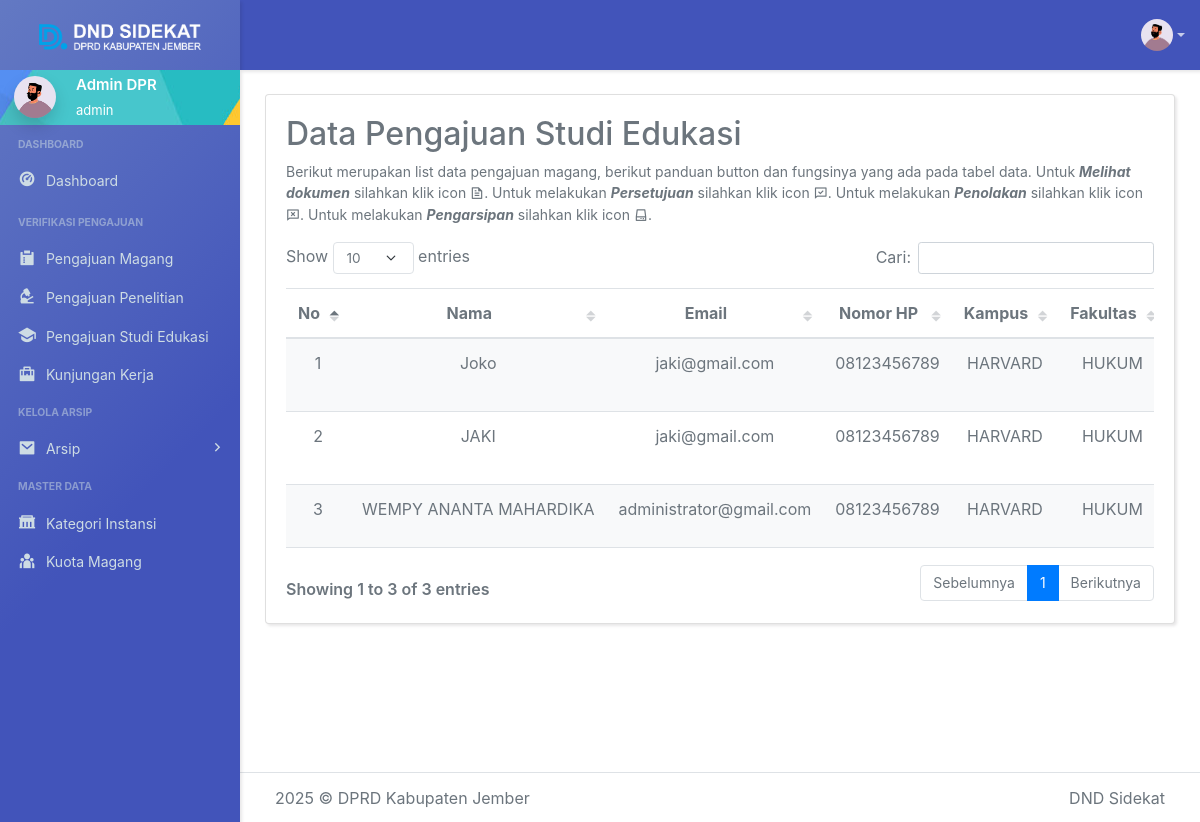
Screenshot of /admin/verifikasi_studi_edukasi.php (signed in) with the database file from the repository.
### tables this page shows
CREATE TABLE `pengajuan_studi_edukasi`  (
  `id` int(11) NOT NULL AUTO_INCREMENT,
  `nama` varchar(100) NULL DEFAULT NULL,
  `email` varchar(100) NULL DEFAULT NULL,
  `nomor_hp` varchar(15) NULL DEFAULT NULL,
  `kampus` varchar(100) NULL DEFAULT NULL,
  `fakultas` varchar(100) NULL DEFAULT NULL,
  `prodi` varchar(100) NULL DEFAULT NULL,
  `nim` varchar(50) NULL DEFAULT NULL,
  `permohonan_kedatangan` text NULL,
  `tanggal_input` timestamp NOT NULL DEFAULT CURRENT_TIMESTAMP,
  `file_jpg` varchar(255) NULL DEFAULT NULL,
  `file_pdf` varchar(255) NULL DEFAULT NULL,
  `status` enum('pending','disetujui','ditolak') NULL DEFAULT 'pending',
  `status_data` enum('pending','arsip') NULL DEFAULT 'pending',
  `alasan_penolakan` text NULL,
  `id_external` varchar(18) NULL DEFAULT NULL,
  PRIMARY KEY (`id`) USING BTREE
);

### admin/verifikasi_studi_edukasi.php (the view, shortened to what this page needs)
<?php
include '../config/database.php';
$query = "SELECT * FROM pengajuan_studi_edukasi WHERE status = 'pending' OR status_data = 'pending' ORDER BY tanggal_input DESC";
$result = $conn->query($query);
?>
<!DOCTYPE html>
<html lang="id">
<head>
    <link href="assets/vendor/datatables.net-bs5/css/dataTables.bootstrap5.min.css" rel="stylesheet" type="text/css" />
    <link href="assets/vendor/datatables.net-fixedcolumns-bs5/css/fixedColumns.bootstrap5.min.css" rel="stylesheet" type="text/css" />
    <link href="assets/vendor/datatables.net-fixedheader-bs5/css/fixedHeader.bootstrap5.min.css" rel="stylesheet" type="text/css" />
    <link href="assets/vendor/datatables.net-buttons-bs5/css/buttons.bootstrap5.min.css" rel="stylesheet" type="text/css" />
    <link href="assets/vendor/datatables.net-select-bs5/css/select.bootstrap5.min.css" rel="stylesheet" type="text/css" />
    <link href="assets/css/app.min.css" rel="stylesheet" type="text/css" id="app-style" />
    <link href="assets/css/icons.min.css" rel="stylesheet" type="text/css" />
    <link rel="stylesheet" href="https://stackpath.bootstrapcdn.com/bootstrap/4.5.2/css/bootstrap.min.css">
</head>
<body>
    <div class="wrapper">
        <div class="navbar-custom">
            <div class="topbar container-fluid">
                <ul class="topbar-menu d-flex align-items-center gap-3">
                    <li class="nav-item dropdown">
                        <a class="nav-link dropdown-toggle" href="#" id="navbarDropdown" role="button" data-toggle="dropdown" aria-haspopup="true" aria-expanded="false">
                            <span class="account-user-avatar">
                                <img src="assets/images/users/avatar-1.jpg" alt="user-image" width="32" class="rounded-circle">
                            </span>
                        </a>
                    </li>
                </ul>
            </div>
        </div>
        <div class="leftside-menu">
            <a href="index.html" class="logo logo-dark">
                <span class="logo-lg">
                    <img src="assets/images/logo_dnd.png" alt="dark logo">
                </span>
            </a>
            <div class="h-100" id="leftside-menu-container" data-simplebar>
                <div class="leftbar-user p-1 text-white">
                    <a class="d-flex align-items-center text-reset">
                        <div class="flex-shrink-0 ms-2">
                            <img src="assets/images/users/avatar-1.jpg" alt="user-image" height="42" class="rounded-circle shadow">
                        </div>
                        <div class="flex-grow-4 ms-3">
                            <span class="fw-semibold fs-15 d-block"><?php echo $_SESSION['nama']; ?></span>
                            <span class="fs-13"><?php echo $_SESSION['role']; ?></span>
                        </div>
                    </a>
                </div>
                <ul class="side-nav">
                    <li class="side-nav-title mt-1"> Dashboard</li>
                    <li class="side-nav-item">
                        <a href="dashboard.html" class="side-nav-link">
                            <i class="ri-dashboard-2-fill"></i>
                            <span> Dashboard </span>
                        </a>
                    </li>
                    <li class="side-nav-title mt-2">Verifikasi Pengajuan</li>
                    <li class="side-nav-item">
                        <a href="verifikasi_magang.html" class="side-nav-link">
                            <i class="ri-survey-fill"></i>
                            <span>Pengajuan Magang </span>
                        </a>
                    </li>
                    <li class="side-nav-item">
                        <a href="verifikasi_penelitian.html" class="side-nav-link">
                            <i class=" ri-microscope-fill"></i>
                            <span>Pengajuan Penelitian </span>
                        </a>
                    </li>
                    <li class="side-nav-item">
                        <a href="verifikasi_studi_edukasi.html" class="side-nav-link">
                            <i class=" ri-graduation-cap-fill"></i>
                            <span>Pengajuan Studi Edukasi</span>
                        </a>
                    </li>
                    <li class="side-nav-item">
                        <a href="verifikasi_kunjungan_kerja.html" class="side-nav-link">
                            <i class="ri-briefcase-5-fill"></i>
                            <span>Kunjungan Kerja </span>
                        </a>
                    </li>
                    <li class="side-nav-title mt-1">Kelola Arsip</li>
                    <li class="side-nav-item">
                        <a href="#" onclick="toggleDropdown()" class="side-nav-link">
                            <i class="ri-mail-fill"></i>
                            <span>Arsip</span>
                            <span class="menu-arrow"></span>
                        </a>
                    </li>
                    <li class="side-nav-title mt-1"> Master Data</li>
                    <li class="side-nav-item">
                        <a href="kategori_instansi.html" class="side-nav-link">
                            <i class="ri-government-fill"></i>
                            <span> Kategori Instansi </span>
                        </a>
                    </li>
                    <li class="side-nav-item">
                        <a href="pengaturan_kuota.html" class="side-nav-link">
                            <i class="ri-team-fill"></i>
                            <span> Kuota Magang</span>
                        </a>
                    </li>
                </ul>
            </div>
        </div>
        <br>
        <div class="content-page">
            <div class="content">
                <div class="container-fluid">
                    <div class="row">
                        <div class="col-12">
                            <div class="card">
                                <div class="card-body">
                                    <h2>Data Pengajuan Studi Edukasi</h2>
                                    <p class="text-muted fs-14">
                                        Berikut merupakan list data pengajuan magang, berikut panduan button dan fungsinya yang ada pada tabel data.
                                        Untuk <b><i>Melihat dokumen</i></b> silahkan klik icon <i class="ri-file-text-line"></i>.
                                        Untuk melakukan <b><i>Persetujuan</i></b> silahkan klik icon <i class="ri-chat-check-line"></i>.
                                        Untuk melakukan <b><i>Penolakan</i></b> silahkan klik icon <i class="ri-chat-delete-line"></i>.
                                        Untuk melakukan <b><i>Pengarsipan</i></b> silahkan klik icon <i class="ri-hard-drive-3-line"></i>.
                                    </p>
                                    <div class="table-responsive">
                                        <table id="mytable" class="table table-striped w-100 nowrap" style="text-align: center;">
                                            <thead>
                                                <tr>
                                                    <th>No</th>
                                                    <th>Nama</th>
                                                    <th>Email</th>
                                                    <th>Nomor HP</th>
                                                    <th>Kampus</th>
                                                    <th>Fakultas</th>
                                                </tr>
                                            </thead>
                                            <tbody>
                                                <?php
                                                $no = 1;
                                                while ($row = $result->fetch_assoc()): ?>
                                                    <tr>
                                                        <td><?php echo $no++; ?></td>
                                                        <td><?php echo $row['nama']; ?></td>
                                                        <td><?php echo $row['email']; ?></td>
                                                        <td><?php echo $row['nomor_hp']; ?></td>
                                                        <td><?php echo $row['kampus']; ?></td>
                                                        <td><?php echo $row['fakultas']; ?></td>
                                                    </tr>
                                                <?php endwhile; ?>
                                            </tbody>
                                        </table>
                                    </div>
                                </div>
                            </div>
                        </div>
                    </div>
                </div>
                <footer class="footer">
                    <div class="container-fluid">
                        <div class="row">
                            <div class="col-md-6">
                                 © DPRD Kabupaten Jember
                            </div>
                            <div class="col-md-6">
                                <div class="text-md-end footer-links d-none d-md-block">
                                    <a>DND Sidekat</a>
                                </div>
                            </div>
                        </div>
                    </div>
                </footer>
            </div>
</body>
</html>

### rows the page displays
pengajuan_studi_edukasi: nama "Joko", email "jaki@gmail.com", nomor_hp "08123456789", kampus "HARVARD", fakultas "HUKUM"
pengajuan_studi_edukasi: nama "JAKI", email "jaki@gmail.com", nomor_hp "08123456789", kampus "HARVARD", fakultas "HUKUM"
pengajuan_studi_edukasi: nama "WEMPY ANANTA MAHARDIKA", email "administrator@gmail.com", nomor_hp "08123456789", kampus "HARVARD", fakultas "HUKUM"

### other values shown
$_SESSION['nama'] "Admin DPR"
$_SESSION['role'] "admin"
